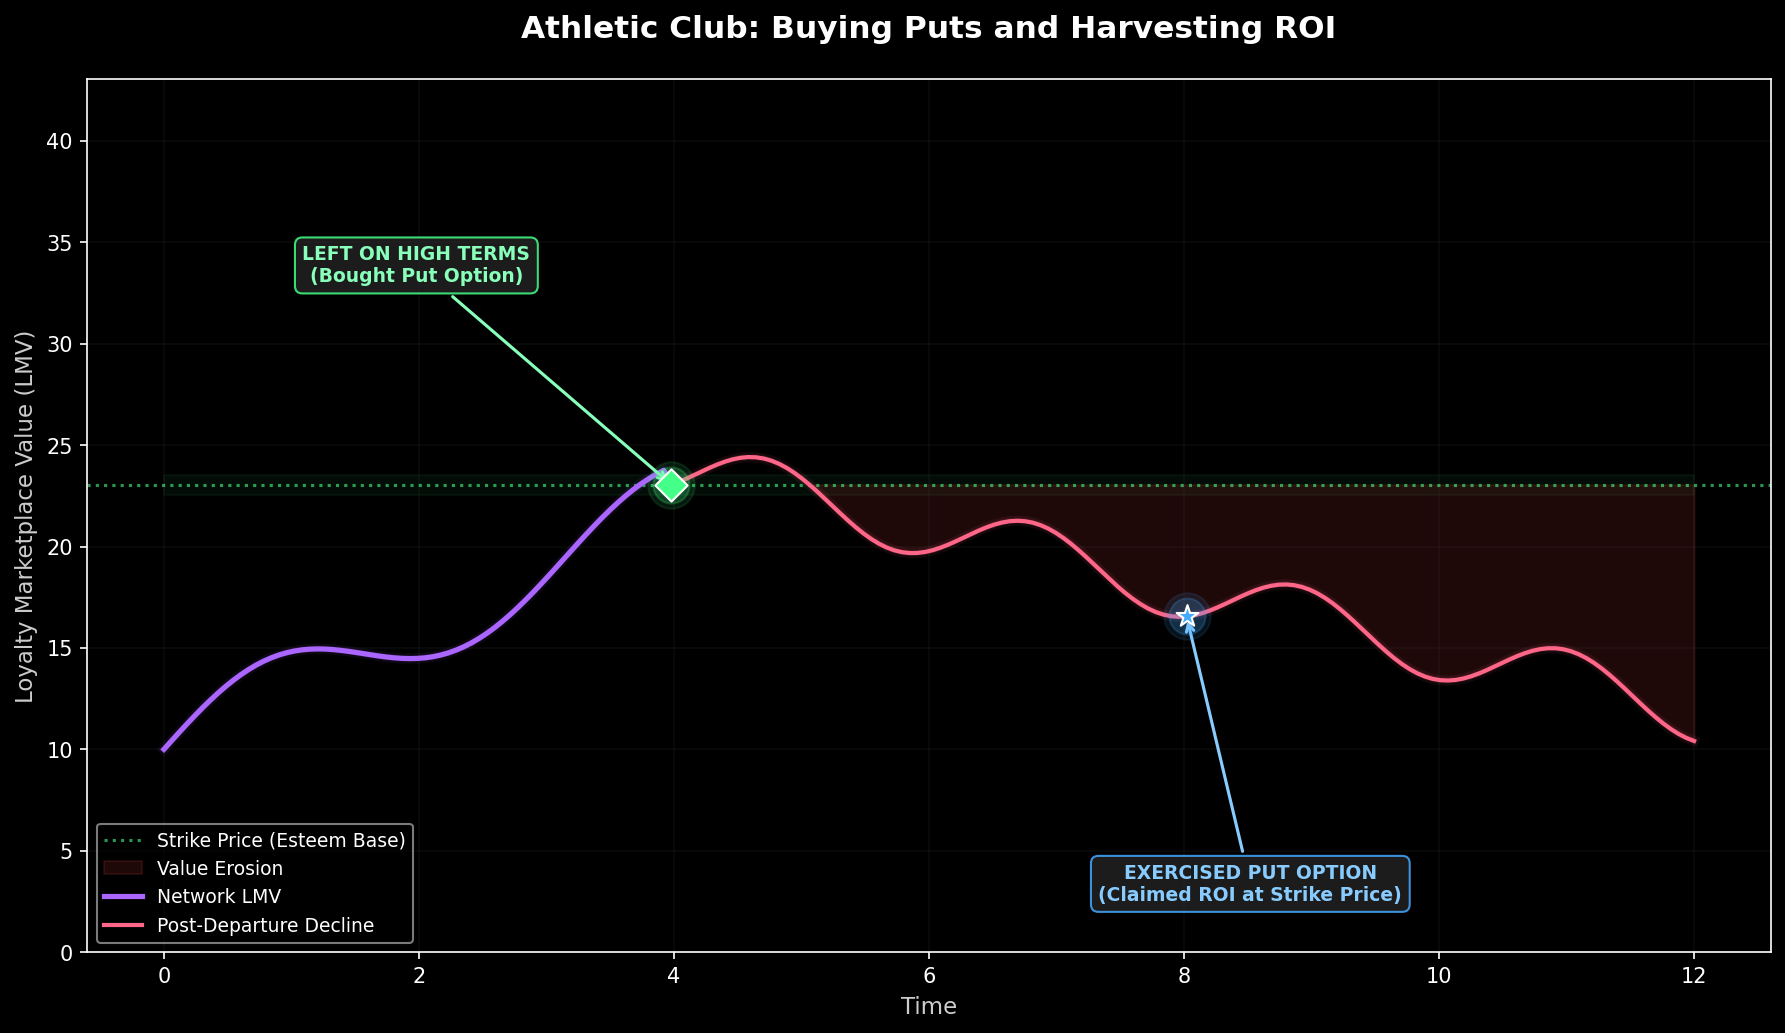

This chart was generated by the following Python code:
import matplotlib.pyplot as plt
import numpy as np

# Scenario: Built high loyalty, left on great terms (bought put).
# Market dipped, exercised put later for business ROI.

plt.style.use('dark_background')

time = np.linspace(0, 12, 200)
lmv = 10 + time * 3 + np.sin(time * 2) * 2  # Organic rise
idx_peak = 66   # ~time=4
idx_exercise = 133  # ~time=8
lmv[idx_peak:] = lmv[idx_peak] - (time[idx_peak:] - time[idx_peak]) * 1.5 + np.sin(time[idx_peak:] * 3) * 1.5
strike_price = lmv[idx_peak]

fig, ax = plt.subplots(figsize=(12, 7))

# Strike price line with subtle glow
ax.axhline(y=strike_price, color='#44ff88', linestyle=':', linewidth=1.5, alpha=0.6, label='Strike Price (Esteem Base)')
ax.fill_between(time, strike_price - 0.5, strike_price + 0.5, color='#44ff88', alpha=0.05)

# Fill the "value erosion" zone below strike after leaving
ax.fill_between(time[idx_peak:], lmv[idx_peak:], strike_price,
                where=lmv[idx_peak:] < strike_price,
                alpha=0.12, color='#ff4444', label='Value Erosion')

# Main LMV line — rise phase
ax.plot(time[:idx_peak+1], lmv[:idx_peak+1], color='#aa66ff', linewidth=2.5, label='Network LMV')
for w in [5, 3]:
    ax.plot(time[:idx_peak+1], lmv[:idx_peak+1], color='#aa66ff', linewidth=w, alpha=0.08)

# Main LMV line — decline phase
ax.plot(time[idx_peak:], lmv[idx_peak:], color='#ff6688', linewidth=2, label='Post-Departure Decline')
for w in [5, 3]:
    ax.plot(time[idx_peak:], lmv[idx_peak:], color='#ff6688', linewidth=w, alpha=0.08)

# Event markers with glow
for s, a in [(500, 0.1), (300, 0.2)]:
    ax.scatter(time[idx_peak], lmv[idx_peak], color='#44ff88', s=s, alpha=a, zorder=4)
ax.scatter(time[idx_peak], lmv[idx_peak], color='#44ff88', s=120, zorder=5, marker='D', edgecolors='white', linewidths=1)

for s, a in [(500, 0.1), (300, 0.2)]:
    ax.scatter(time[idx_exercise], lmv[idx_exercise], color='#44aaff', s=s, alpha=a, zorder=4)
ax.scatter(time[idx_exercise], lmv[idx_exercise], color='#44aaff', s=120, zorder=5, marker='*', edgecolors='white', linewidths=1)

# Annotations
ax.annotate(
    'LEFT ON HIGH TERMS\n(Bought Put Option)',
    xy=(time[idx_peak], lmv[idx_peak]), xytext=(time[idx_peak] - 2, lmv[idx_peak] + 10),
    textcoords='data', ha='center', fontsize=9, fontweight='bold', color='#88ffbb',
    arrowprops=dict(arrowstyle='->', color='#88ffbb', lw=1.5),
    bbox=dict(boxstyle='round,pad=0.4', fc='#222222', ec='#44ff88', alpha=0.85)
)

ax.annotate(
    'EXERCISED PUT OPTION\n(Claimed ROI at Strike Price)',
    xy=(time[idx_exercise], lmv[idx_exercise]), xytext=(time[idx_exercise] + 0.5, lmv[idx_exercise] - 14),
    textcoords='data', ha='center', fontsize=9, fontweight='bold', color='#88ccff',
    arrowprops=dict(arrowstyle='->', color='#88ccff', lw=1.5),
    bbox=dict(boxstyle='round,pad=0.4', fc='#222222', ec='#44aaff', alpha=0.85)
)

ax.set_title("Athletic Club: Buying Puts and Harvesting ROI",
             fontsize=15, fontweight='bold', color='white', pad=20)
ax.set_xlabel("Time", fontsize=11, color='#cccccc')
ax.set_ylabel("Loyalty Marketplace Value (LMV)", fontsize=11, color='#cccccc')
ax.set_ylim(0, strike_price + 20)
ax.legend(loc='lower left', fontsize=9, framealpha=0.6)
ax.grid(True, alpha=0.15, color='#444444')

plt.tight_layout()
plt.savefig('riskrunners/legacy/loyalty-marketplace/micro-athletic.png', dpi=150, bbox_inches='tight')
print('Saved micro-athletic.png')
